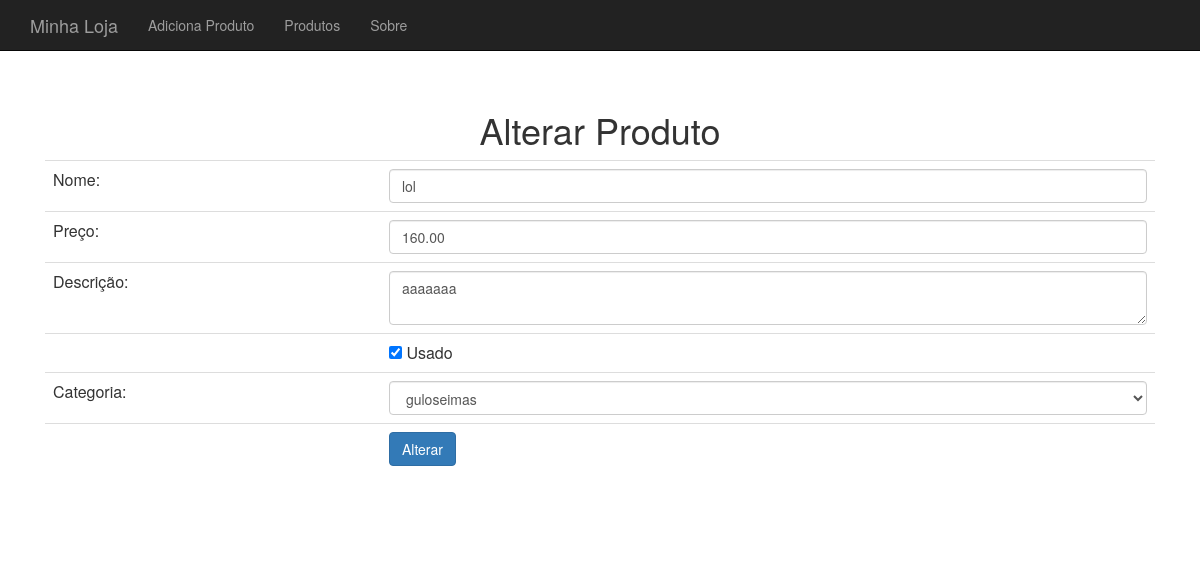
/produto-altera-formulario.php?id=11, run on the app's committed database.
### tables this page shows
CREATE TABLE IF NOT EXISTS `produtos` (
  `id` int(11) NOT NULL AUTO_INCREMENT,
  `nome` varchar(255) DEFAULT NULL,
  `preco` decimal(10,2) DEFAULT NULL,
  `descricao` text,
  `categoria_id` int(11) DEFAULT NULL,
  `usado` tinyint(1) DEFAULT '0',
  PRIMARY KEY (`id`)
);

### banco-produto.php (called while the page is built, shortened)
<?php
function buscaProduto($conexao, $id){
    $query = "select * from produtos where id = '{$id}'";
    $resultado = mysqli_query($conexao, $query);
    $produto = mysqli_fetch_assoc($resultado);
    return $produto;
}

### banco-categoria.php (called while the page is built, shortened)
<?php
function listaCategorias($conexao) {
    $categorias = array();
    $query = "select * from categorias";
    $resultado = mysqli_query($conexao, $query);
    while($categoria = mysqli_fetch_assoc($resultado)){
        array_push($categorias, $categoria);
    }
    return $categorias;
}

### produto-altera-formulario.php (the view, shortened to what this page needs)
<?php
include './cabecalho.php';
include './conecta.php';
include './banco-categoria.php';
include './banco-produto.php';
$categorias = listaCategorias($conexao);
$id = $_GET['id'];
$produto = buscaProduto($conexao, $id);
$usado = $produto['usado'] ? "checked='checked'" : "";
?>
<h1>Alterar Produto</h1>
<form action="altera-produto.php" method="post">
    <table class="table">
        <tr>
            <td>Nome: </td>
            <td><input class="form-control" type="text" name="nome" value="<?= $produto['nome'] ?>"/></td>
        </tr>
        <tr>
            <td>Preço: </td>
            <td><input class="form-control" type="number" name="preco" value="<?= $produto['preco'] ?>"/></td>
        </tr>
        <tr>
            <td>Descrição: </td>
            <td><textarea name="descricao" class="form-control"><?= $produto['descricao'] ?></textarea></td>
        </tr>
        <tr>
            <td></td>
            <td>
                <input type="checkbox" name="usado" <?= $usado ?> value="1"/> Usado
            </td>
        </tr>
        <tr>
            <td>Categoria: </td>
            <td>
                <select name="categoria_id" class="form-control">
                    <?php foreach ($categorias as $categoria):
                        $essaCategoria = $produto['categoria_id'] == $categoria['id'];
                        $selecao = $essaCategoria ? "selected='selected'" : "";
                        ?>
                        <option type="radio" value="<?= $categoria['id'] ?>" <?=$selecao?>>
                            <?= $categoria['nome'] ?>
                        </option>
                    <?php endforeach; ?>
                </select>
            </td>
        </tr>
        <tr>
            <td></td>
            <td><input class="btn btn-primary" type="submit" value="Alterar"/></td>
        </tr>
    </table>
</form>
<?php include './rodape.php'; ?>

### css/loja.css (style rules this page uses)
body { padding-top: 50px; }

### data on the page
produtos: nome "lol", preco "160.00", descricao "aaaaaaa"

### other printed values
form field categoria_id "guloseimas"
